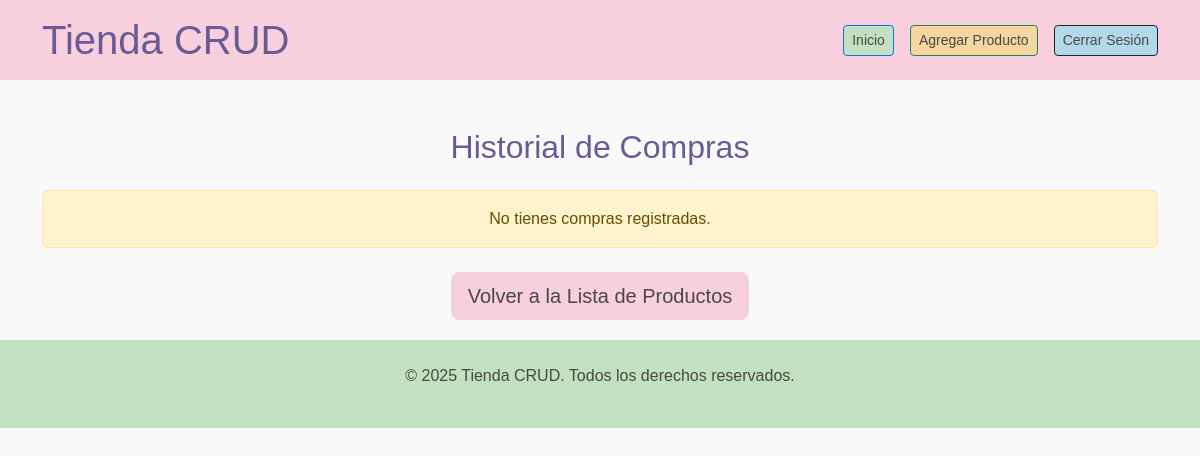
/purchase_history/ (signed in), run on an earlier commit of the app's database.
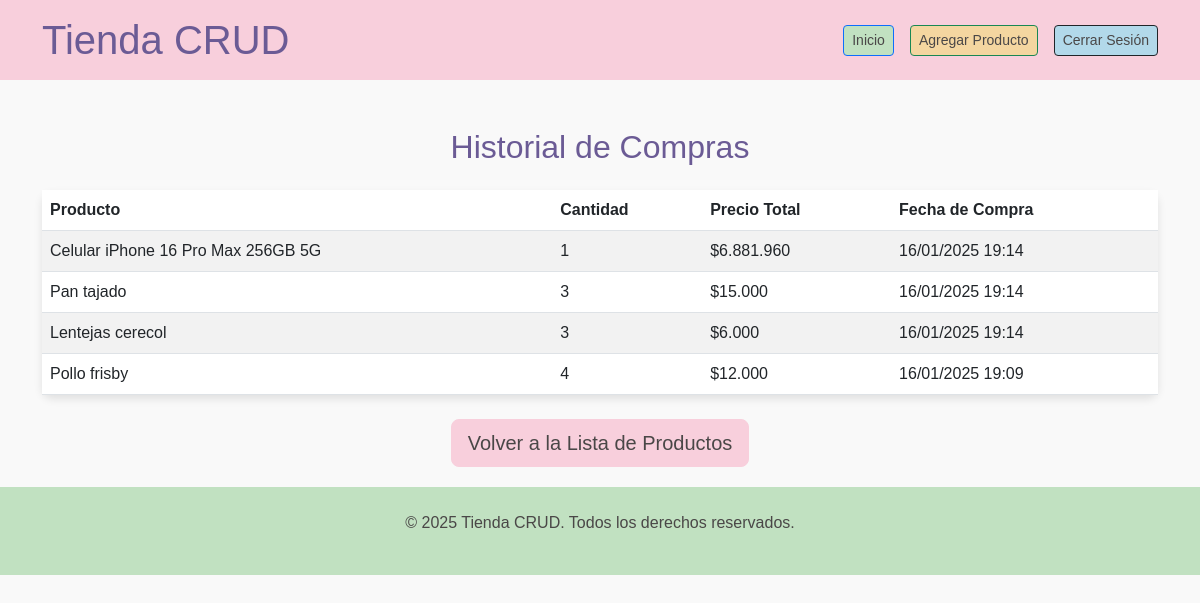
And on a later commit of the database.
### productos/models.py (models this page shows, shortened)
class Purchase(models.Model):
    user = models.ForeignKey(User, on_delete=models.CASCADE)
    product = models.ForeignKey(Product, on_delete=models.CASCADE)
    quantity = models.PositiveIntegerField()
    total_price = models.DecimalField(max_digits=10, decimal_places=2)
    purchased_at = models.DateTimeField(auto_now_add=True)

class Product(models.Model):
    name = models.CharField(max_length=200)
    description = models.TextField()
    price = models.DecimalField(max_digits=10, decimal_places=2, default=0.00)
    stock = models.PositiveIntegerField()
    image = models.ImageField(upload_to='', blank=True, null=True)
    technical_specs = models.TextField()
    category = models.CharField(max_length=100, default="General")
    created_at = models.DateTimeField(auto_now_add=True)
    updated_at = models.DateTimeField(auto_now=True)
    class Meta:
        permissions = [
            ("can_manage_products", "Puede gestionar productos"),
        ]

### productos/views.py (the view)
# urls.py: path('purchase_history/', views.purchase_history, name='purchase_history'),
@login_required
def purchase_history(request):
    if request.user.is_superuser:
        purchases = Purchase.objects.all().order_by('-purchased_at')  # Admin ve todo
    else:
        purchases = Purchase.objects.filter(user=request.user).order_by('-purchased_at')  # Usuarios ven sus compras
    return render(request, 'productos/purchase_history.html', {'purchases': purchases})

### productos/templatetags/custom_filters.py (called while the page is built)
@register.filter
def add_thousands_separator(value):
    try:
        value = int(float(value))  # Asegura que también funcione con strings o floats
        return f"{value:,}".replace(",", ".")
    except (ValueError, TypeError):
        return value

### productos/templates/productos/purchase_history.html (shortened to what this page needs)
<!DOCTYPE html>
<html lang="es">
<head>
    <link href="https://cdn.jsdelivr.net/npm/bootstrap@5.3.0/dist/css/bootstrap.min.css" rel="stylesheet">
</head>
<body>
    {% load custom_filters %}
    <header class="py-3" style="background-color: #f8cfdc;">
        <div class="container d-flex justify-content-between align-items-center">
            <h1 class="m-0" style="color: #6b5b95;">Tienda CRUD</h1>
            <nav class="d-flex gap-3">
                <a href="{% url 'home' %}" class="btn btn-primary btn-sm" style="background-color: #c1e1c1; color: #4a4747;">Inicio</a>
                {% if not can_manage_products %}
                    <a href="{% url 'add_product' %}" class="btn btn-success btn-sm" style="background-color: #f4d6a0; color: #4a4747;">Agregar Producto</a>
                {% endif %}
                <a href="{% url 'logout' %}" class="btn btn-dark btn-sm" style="background-color: #b2d9ea; color: #4a4747;">Cerrar Sesión</a>
            </nav>
        </div>
    </header>
    <div class="container mt-5">
        <h2 class="text-center mb-4" style="color: #6b5b95;">Historial de Compras</h2>
        {% if purchases %}
        <table class="table table-striped">
            <thead>
                <tr>
                    <th>Producto</th>
                    <th>Cantidad</th>
                    <th>Precio Total</th>
                    <th>Fecha de Compra</th>
                </tr>
            </thead>
            <tbody>
                {% for purchase in purchases %}
                <tr>
                    <td>{{ purchase.product.name }}</td>
                    <td>{{ purchase.quantity }}</td>
                    <td>${{ purchase.total_price|add_thousands_separator }}</td>
                    <td>{{ purchase.purchased_at|date:"d/m/Y H:i" }}</td>
                </tr>
                {% endfor %}
            </tbody>
        </table>
        {% else %}
        <div class="alert alert-warning text-center">
            No tienes compras registradas.
        </div>
        {% endif %}
        <div class="mt-4 text-center">
            <a href="{% url 'product_list' %}" class="btn btn-secondary btn-lg">Volver a la Lista de Productos</a>
        </div>
    </div>
     <footer class="text-center py-4" style="background-color: #c1e1c1; color: #4a4747; margin-top: 20px;">
        <p>&copy; 2025 Tienda CRUD. Todos los derechos reservados.</p>
    </footer>
</body>
</html>

What changed in the data, as far as the page shows it:
added Purchase: product.name "Celular iPhone 16 Pro Max 256GB 5G", quantity "1", total_price|add_thousands_separator "6.881.960", purchased_at "16/01/2025 19:14"
added Purchase: product.name "Pan tajado", quantity "3", total_price|add_thousands_separator "15.000", purchased_at "16/01/2025 19:14"
added Purchase: product.name "Lentejas cerecol", quantity "3", total_price|add_thousands_separator "6.000", purchased_at "16/01/2025 19:14"
added Purchase: product.name "Pollo frisby", quantity "4", total_price|add_thousands_separator "12.000", purchased_at "16/01/2025 19:09"
Also different on the page:
text no longer shown: "No tienes compras registradas."
text now shown: "Producto Cantidad Precio Total Fecha de Compra"
